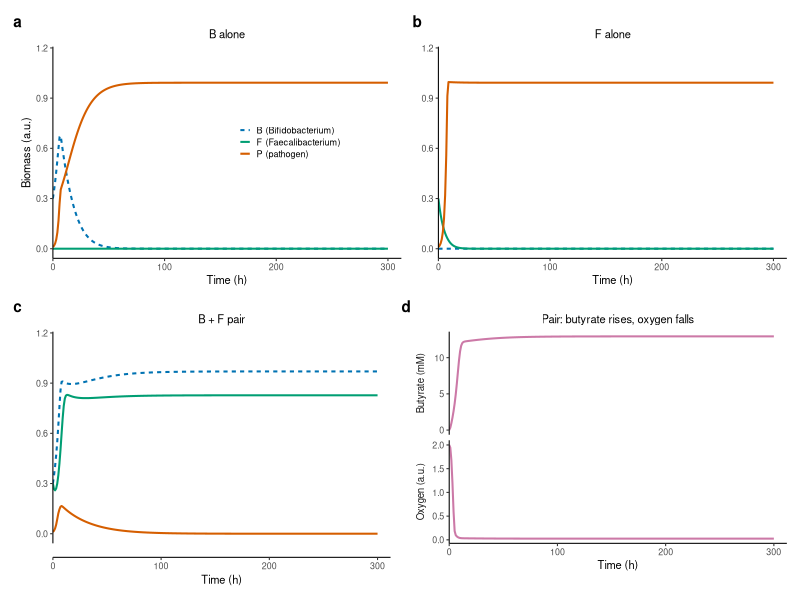
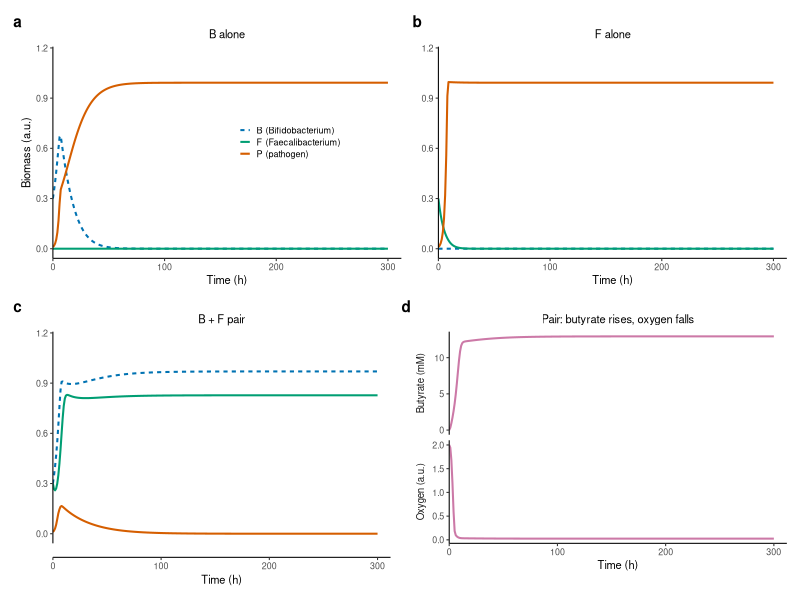

The R script that drew these images, in order:
suppressPackageStartupMessages({library(ggplot2);library(dplyr);library(patchwork)})
d<-read.csv("../stage2a/s2a_timecourse_v4.csv")|>mutate(case=factor(case,c("B alone","F alone","B + F pair"),c("B alone","F alone","B + F pair")))
oi<-c(B="#0072B2",F="#009E73",P="#D55E00")
th<-theme_classic(base_size=8)+theme(plot.tag=element_text(face="bold",size=11),plot.title=element_text(size=8,hjust=.5),legend.key.size=unit(.3,"cm"),legend.text=element_text(size=6.5),legend.title=element_blank())
mk<-function(cs,leg=FALSE){
  x<-d|>filter(case==cs,variable%in%c("B","F","P"))
  p<-ggplot(x,aes(time,value,colour=variable,linetype=variable))+geom_line(linewidth=.7)+
    scale_colour_manual(values=oi,labels=c(B="B (Bifidobacterium)",F="F (Faecalibacterium)",P="P (pathogen)"))+
    scale_linetype_manual(values=c(B="22",F="solid",P="solid"),labels=c(B="B (Bifidobacterium)",F="F (Faecalibacterium)",P="P (pathogen)"))+
    scale_x_continuous(breaks=c(0,100,200,300),expand=expansion(mult=c(0,.04)))+coord_cartesian(ylim=c(0,1.15))+
    labs(title=cs,x="Time (h)",y=if(leg)"Biomass (a.u.)" else NULL)+th
  if(leg)p+theme(legend.position=c(.68,.55)) else p+theme(legend.position="none")}
pa<-mk("B alone",TRUE);pb<-mk("F alone");pc<-mk("B + F pair")
y<-d|>filter(case=="B + F pair",variable%in%c("Butyrate","Oxygen"))|>mutate(variable=recode(variable,Butyrate="Butyrate (mM)",Oxygen="Oxygen (a.u.)"))
pd<-ggplot(y,aes(time,value))+geom_line(linewidth=.7,colour="#CC79A7")+facet_wrap(~variable,scales="free_y",ncol=1,strip.position="left")+
  scale_x_continuous(breaks=c(0,100,200,300),expand=expansion(mult=c(0,.04)))+labs(title="Pair: butyrate rises, oxygen falls",x="Time (h)",y=NULL)+th+
  theme(strip.placement="outside",strip.background=element_blank(),strip.text=element_text(size=7))
fig<-(pa|pb)/(pc|pd)+plot_annotation(tag_levels="a")
ggsave("fig2_timecourse.png",fig,width=7.2,height=5,dpi=300);ggsave("fig2_timecourse.pdf",fig,width=7.2,height=5)
